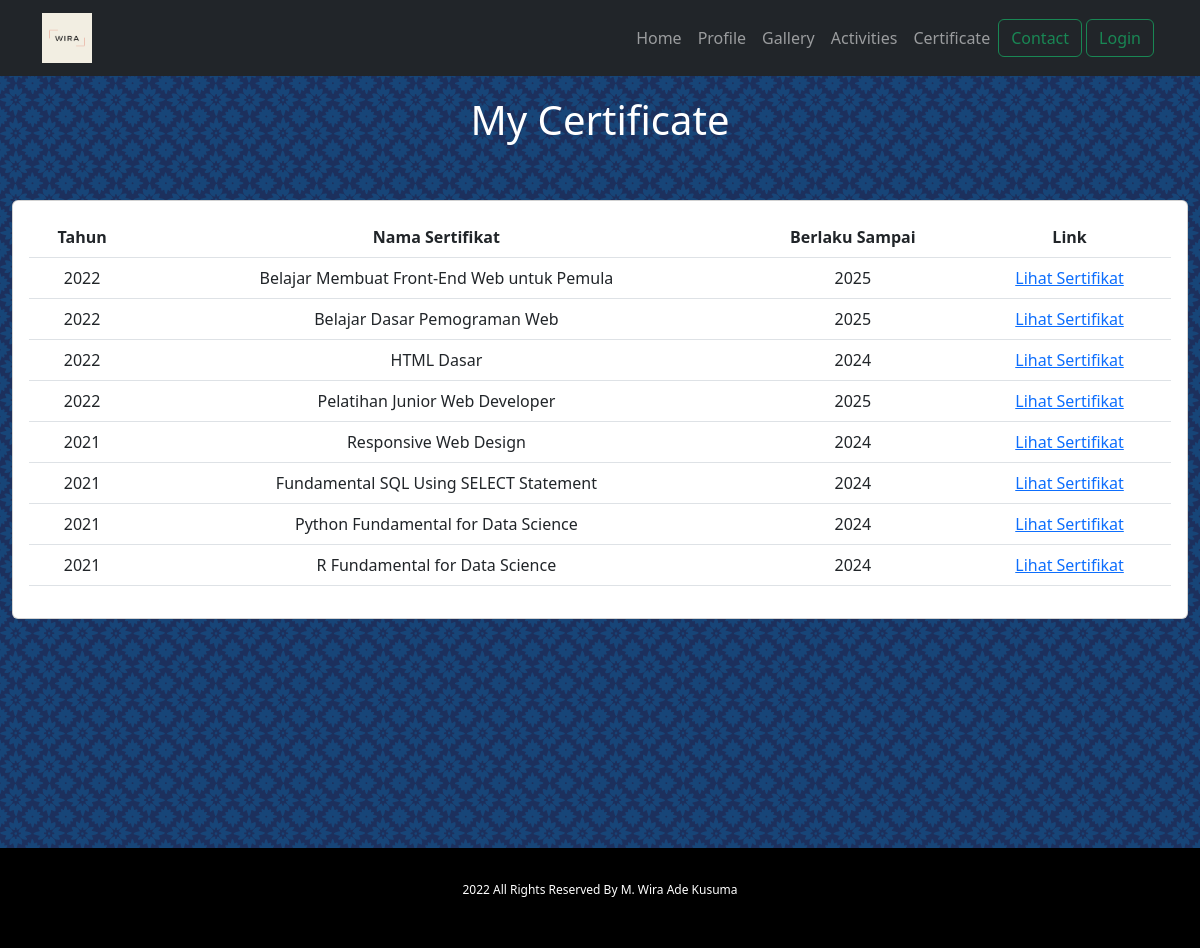
/frontend/certificate.php, run on the app's committed database.
### tables this page shows
CREATE TABLE `sertifikat` (
  `id` int NOT NULL,
  `nama_sertifikat` varchar(50) NOT NULL,
  `tahun` year NOT NULL,
  `berlaku` year NOT NULL,
  `link` varchar(100) NOT NULL
);

### frontend/certificate.php (the view, shortened to what this page needs)
<!DOCTYPE html>
<html lang="en">
<head>
    <link rel="stylesheet" href="../bootstrap/css/bootstrap.min.css">
    <link rel="stylesheet" href="../css/style.css">
</head>
<body id="bg">
    <?php
        include "navbar.php";
    ?>
    <div class="container-fluid" id="sert">
        <div class="row my-5">
            <div class="col-12 mt-5">
                <h1 class="text-center">My Certificate</h1>
            </div>
        </div>
        <div class="row">
            <div class="col-12">
                <div class="card card-acti">
                    <div class="card-body">
                        <table class="table text-center">
                            <thead>
                                <tr>
                                    <th scope="col">Tahun</th>
                                    <th scope="col">Nama Sertifikat</th>
                                    <th scope="col">Berlaku Sampai</th>
                                    <th scope="col">Link</th>
                                </tr>
                            </thead>
                            <tbody>
                               <?php
                                    $conn=getConnection();
                                    $sql="SELECT * FROM sertifikat order by tahun desc";
                                    $stmt=$conn->prepare($sql);
                                    $stmt->execute();
                                    $result=$stmt->fetchAll(PDO::FETCH_ASSOC);
                                    foreach($result as $row){
                                        echo "<tr>";
                                        echo "<td>".$row['tahun']."</td>";
                                        echo "<td>".$row['nama_sertifikat']."</td>";
                                        echo "<td>".$row['berlaku']."</td>";
                                        echo "<td><a href='".$row['link']."' target='_blank'>Lihat Sertifikat</a></td>";
                                        echo "</tr>";
                                    }
                               ?>
                            </tbody>
                        </table>
                    </div>
                </div>
            </div>
        </div>
    </div>
    <?php
        include "footer.php";
    ?>
</body>
</html>

### css/style.css (style rules this page uses)
#bg { background-image: url(../img/moroccan-flower-dark.webp); }
#bg h1 { color: white; }
#sert { height: 100vh; }

### data on the page
sertifikat: tahun "2022", nama_sertifikat "Belajar Membuat Front-End Web untuk Pemula", berlaku "2025"
sertifikat: tahun "2022", nama_sertifikat "Belajar Dasar Pemograman Web", berlaku "2025"
sertifikat: tahun "2022", nama_sertifikat "HTML Dasar", berlaku "2024"
sertifikat: tahun "2022", nama_sertifikat "Pelatihan Junior Web Developer", berlaku "2025"
sertifikat: tahun "2021", nama_sertifikat "Responsive Web Design", berlaku "2024"
sertifikat: tahun "2021", nama_sertifikat "Fundamental SQL Using SELECT Statement", berlaku "2024"
sertifikat: tahun "2021", nama_sertifikat "Python Fundamental for Data Science", berlaku "2024"
sertifikat: tahun "2021", nama_sertifikat "R Fundamental for Data Science", berlaku "2024"
